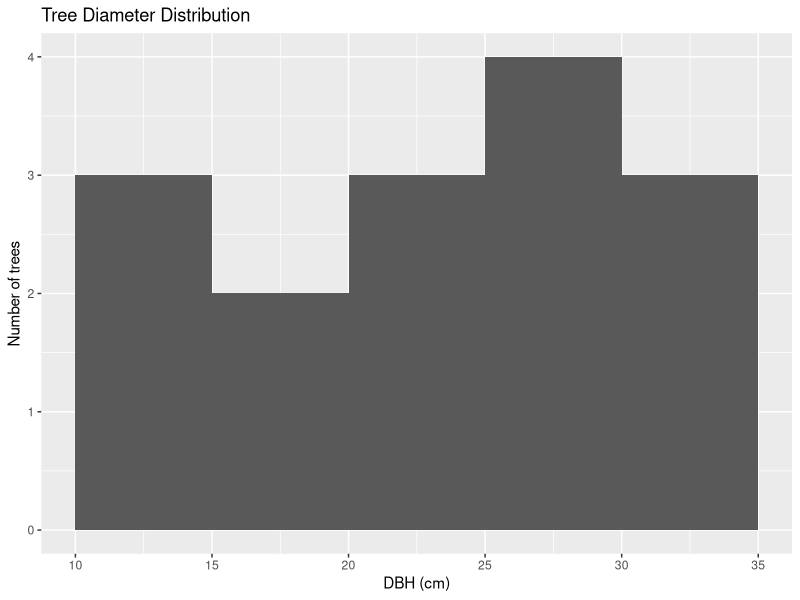
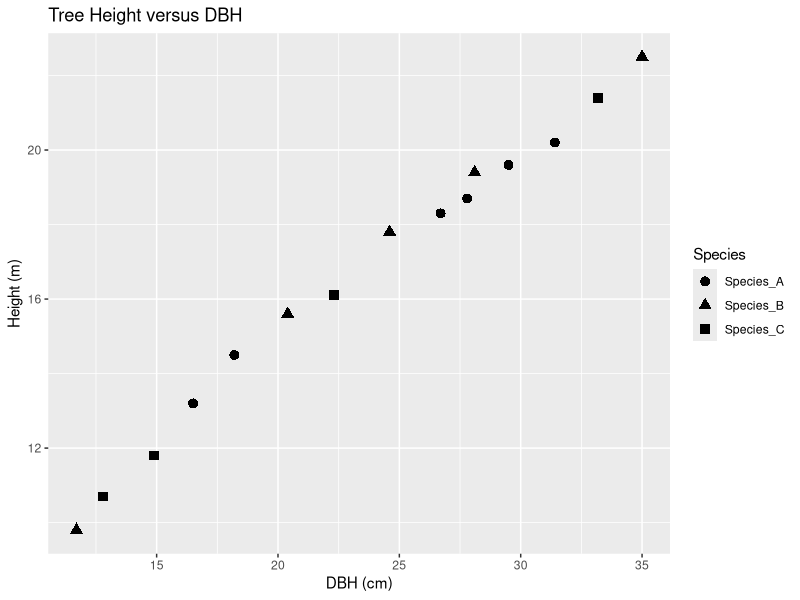

These figures' R source, in order:
# Forest Mensuration — Basic R Analysis
# Teaching script for the sample tree inventory.

# Install/load packages as needed:
# install.packages(c("readr", "dplyr", "ggplot2"))
library(readr)
library(dplyr)
library(ggplot2)

data <- read_csv("data/sample_tree_inventory.csv", show_col_types = FALSE)

# Calculate basal area from DBH in cm.
data <- data %>%
  mutate(BasalArea_m2 = pi * DBH_cm^2 / 40000)

# Basic summaries by plot.
plot_summary <- data %>%
  group_by(Plot) %>%
  summarise(
    Trees = n(),
    Mean_DBH_cm = mean(DBH_cm),
    QuadraticMean_DBH_cm = sqrt(mean(DBH_cm^2)),
    BasalArea_m2 = sum(BasalArea_m2),
    .groups = "drop"
  )

print(plot_summary)

# If each plot represents 0.05 ha, expand plot results to per-hectare values.
plot_area_ha <- 0.05
plot_summary <- plot_summary %>%
  mutate(
    Trees_per_ha = Trees / plot_area_ha,
    BasalArea_m2_per_ha = BasalArea_m2 / plot_area_ha
  )

print(plot_summary)

# Diameter distribution.
ggplot(data, aes(x = DBH_cm)) +
  geom_histogram(binwidth = 5, boundary = 0) +
  labs(
    title = "Tree Diameter Distribution",
    x = "DBH (cm)",
    y = "Number of trees"
  )

# Height versus DBH.
ggplot(data, aes(x = DBH_cm, y = Height_m, shape = Species)) +
  geom_point(size = 3) +
  labs(
    title = "Tree Height versus DBH",
    x = "DBH (cm)",
    y = "Height (m)"
  )

# Species counts.
species_summary <- data %>% count(Species, sort = TRUE)
print(species_summary)
